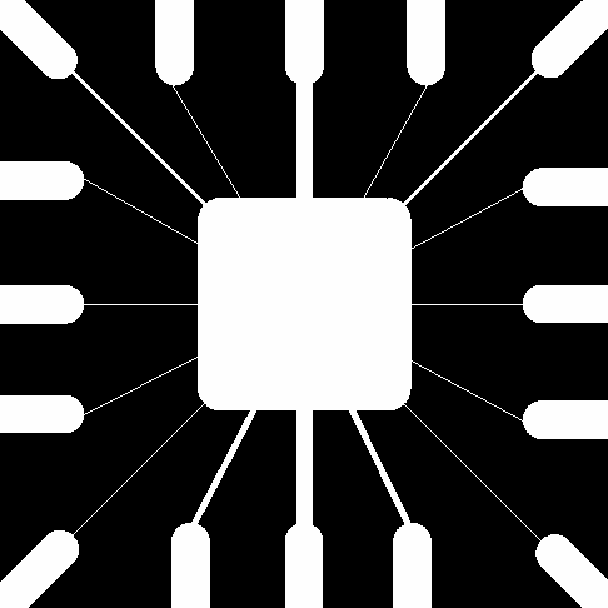
#> input picture day0714/edge.bmp, 608 x 608 px
$ python hw4_erosion.py
#> lines starting #> are read from the running program, lines starting #| are printed output that depends on the picture
# -*- coding: utf-8 -*-
# -*- coding: utf-8 -*-
import numpy as np
from matplotlib import pyplot as plt
import cv2

img = cv2.imread('edge.bmp')
#> img is the input picture: shape (608, 608, 3); min 0, max 254, mean 71.4
kernel = np.ones((5,5),np.uint8)
erosion = cv2.erode(img,kernel,iterations = 2)
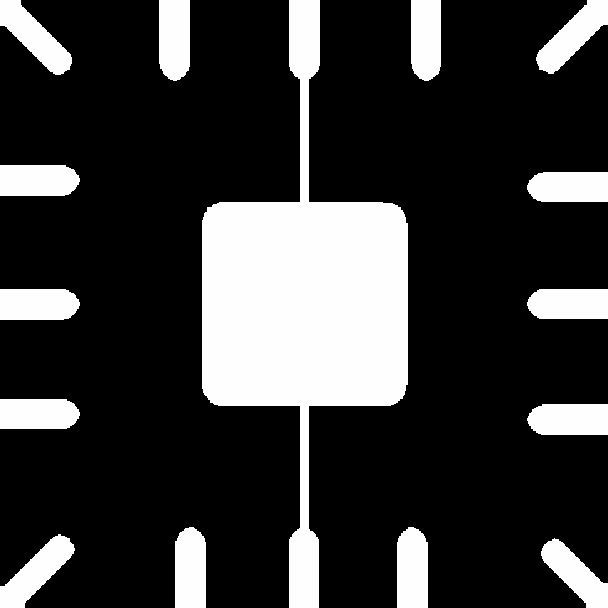
#> erosion: shape (608, 608, 3); min 0, max 254, mean 55.6

cv2.imshow('new_edge.bmp', erosion)
cv2.waitKey()
cv2.destroyAllWindows()
